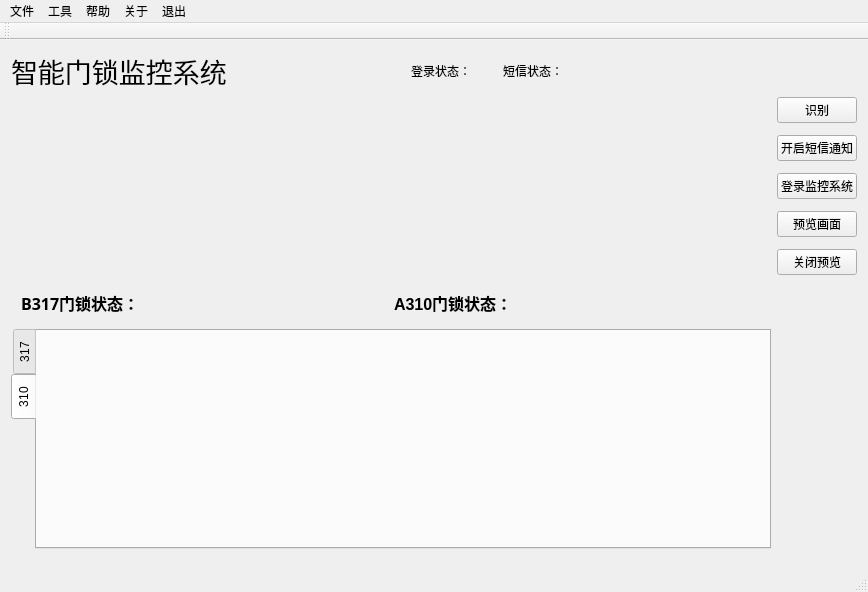
<?xml version="1.0" encoding="UTF-8"?>
<ui version="4.0">
 <class>LockMonitorClass</class>
 <widget class="QMainWindow" name="LockMonitorClass">
  <property name="geometry">
   <rect>
    <x>0</x>
    <y>0</y>
    <width>868</width>
    <height>592</height>
   </rect>
  </property>
  <property name="sizePolicy">
   <sizepolicy hsizetype="Preferred" vsizetype="MinimumExpanding">
    <horstretch>0</horstretch>
    <verstretch>0</verstretch>
   </sizepolicy>
  </property>
  <property name="windowTitle">
   <string>门锁监控</string>
  </property>
  <property name="windowIcon">
   <iconset>
    <normaloff>:/aa/Resources/ico.ico</normaloff>:/aa/Resources/ico.ico</iconset>
  </property>
  <property name="documentMode">
   <bool>false</bool>
  </property>
  <widget class="QWidget" name="centralWidget">
   <layout class="QGridLayout" name="gridLayout">
    <item row="0" column="0">
     <layout class="QHBoxLayout" name="horizontalLayout">
      <property name="spacing">
       <number>0</number>
      </property>
      <property name="sizeConstraint">
       <enum>QLayout::SetMinAndMaxSize</enum>
      </property>
      <property name="rightMargin">
       <number>0</number>
      </property>
      <item>
       <widget class="QLabel" name="label_logo">
        <property name="minimumSize">
         <size>
          <width>400</width>
          <height>0</height>
         </size>
        </property>
        <property name="font">
         <font>
          <family>黑体</family>
          <pointsize>20</pointsize>
         </font>
        </property>
        <property name="text">
         <string>智能门锁监控系统</string>
        </property>
       </widget>
      </item>
      <item>
       <widget class="QLabel" name="label">
        <property name="enabled">
         <bool>true</bool>
        </property>
        <property name="sizePolicy">
         <sizepolicy hsizetype="Fixed" vsizetype="Fixed">
          <horstretch>0</horstretch>
          <verstretch>0</verstretch>
         </sizepolicy>
        </property>
        <property name="minimumSize">
         <size>
          <width>60</width>
          <height>32</height>
         </size>
        </property>
        <property name="styleSheet">
         <string notr="true">font: 9pt &quot;等线&quot;;
font: 11pt &quot;Arial&quot;;</string>
        </property>
        <property name="text">
         <string>登录状态：</string>
        </property>
       </widget>
      </item>
      <item>
       <widget class="QLabel" name="label_connected_status">
        <property name="enabled">
         <bool>true</bool>
        </property>
        <property name="sizePolicy">
         <sizepolicy hsizetype="Maximum" vsizetype="Fixed">
          <horstretch>0</horstretch>
          <verstretch>0</verstretch>
         </sizepolicy>
        </property>
        <property name="minimumSize">
         <size>
          <width>32</width>
          <height>32</height>
         </size>
        </property>
        <property name="maximumSize">
         <size>
          <width>32</width>
          <height>16777215</height>
         </size>
        </property>
        <property name="sizeIncrement">
         <size>
          <width>20</width>
          <height>20</height>
         </size>
        </property>
        <property name="baseSize">
         <size>
          <width>32</width>
          <height>32</height>
         </size>
        </property>
        <property name="text">
         <string>&lt;html&gt;&lt;head/&gt;&lt;body&gt;&lt;p align=&quot;justify&quot;&gt;&lt;br/&gt;&lt;/p&gt;&lt;/body&gt;&lt;/html&gt;</string>
        </property>
       </widget>
      </item>
      <item>
       <widget class="QLabel" name="label_2">
        <property name="maximumSize">
         <size>
          <width>80</width>
          <height>16777215</height>
         </size>
        </property>
        <property name="styleSheet">
         <string notr="true">font: 9pt &quot;等线&quot;;
font: 11pt &quot;Arial&quot;;</string>
        </property>
        <property name="text">
         <string>短信状态：</string>
        </property>
       </widget>
      </item>
      <item>
       <widget class="QLabel" name="SMS_status_label">
        <property name="sizePolicy">
         <sizepolicy hsizetype="MinimumExpanding" vsizetype="Preferred">
          <horstretch>0</horstretch>
          <verstretch>0</verstretch>
         </sizepolicy>
        </property>
        <property name="maximumSize">
         <size>
          <width>32</width>
          <height>32</height>
         </size>
        </property>
        <property name="text">
         <string/>
        </property>
       </widget>
      </item>
      <item>
       <spacer name="horizontalSpacer">
        <property name="orientation">
         <enum>Qt::Horizontal</enum>
        </property>
        <property name="sizeHint" stdset="0">
         <size>
          <width>40</width>
          <height>20</height>
         </size>
        </property>
       </spacer>
      </item>
     </layout>
    </item>
    <item row="1" column="1">
     <layout class="QVBoxLayout" name="verticalLayout_2">
      <property name="spacing">
       <number>12</number>
      </property>
      <item>
       <widget class="QPushButton" name="capture_img_button">
        <property name="sizePolicy">
         <sizepolicy hsizetype="Minimum" vsizetype="Minimum">
          <horstretch>0</horstretch>
          <verstretch>0</verstretch>
         </sizepolicy>
        </property>
        <property name="styleSheet">
         <string notr="true"/>
        </property>
        <property name="text">
         <string>识别</string>
        </property>
       </widget>
      </item>
      <item>
       <widget class="QPushButton" name="SMS_button">
        <property name="styleSheet">
         <string notr="true"/>
        </property>
        <property name="text">
         <string>开启短信通知</string>
        </property>
       </widget>
      </item>
      <item>
       <widget class="QPushButton" name="pushButton_3">
        <property name="styleSheet">
         <string notr="true"/>
        </property>
        <property name="text">
         <string>登录监控系统</string>
        </property>
       </widget>
      </item>
      <item>
       <widget class="QPushButton" name="pushButton_strat_preview">
        <property name="styleSheet">
         <string notr="true"/>
        </property>
        <property name="text">
         <string>预览画面</string>
        </property>
       </widget>
      </item>
      <item>
       <widget class="QPushButton" name="pushButton_stop_preview">
        <property name="styleSheet">
         <string notr="true"/>
        </property>
        <property name="text">
         <string>关闭预览</string>
        </property>
       </widget>
      </item>
      <item>
       <spacer name="verticalSpacer_2">
        <property name="orientation">
         <enum>Qt::Vertical</enum>
        </property>
        <property name="sizeType">
         <enum>QSizePolicy::Expanding</enum>
        </property>
        <property name="sizeHint" stdset="0">
         <size>
          <width>20</width>
          <height>20</height>
         </size>
        </property>
       </spacer>
      </item>
     </layout>
    </item>
    <item row="1" column="0">
     <layout class="QVBoxLayout" name="verticalLayout" stretch="20,1,10">
      <property name="bottomMargin">
       <number>10</number>
      </property>
      <item>
       <layout class="QHBoxLayout" name="horizontalLayout_2">
        <property name="spacing">
         <number>6</number>
        </property>
        <property name="sizeConstraint">
         <enum>QLayout::SetDefaultConstraint</enum>
        </property>
        <property name="bottomMargin">
         <number>0</number>
        </property>
        <item>
         <widget class="QLabel" name="frameLabel">
          <property name="enabled">
           <bool>true</bool>
          </property>
          <property name="sizePolicy">
           <sizepolicy hsizetype="Expanding" vsizetype="Expanding">
            <horstretch>100</horstretch>
            <verstretch>100</verstretch>
           </sizepolicy>
          </property>
          <property name="minimumSize">
           <size>
            <width>320</width>
            <height>180</height>
           </size>
          </property>
          <property name="maximumSize">
           <size>
            <width>16000</width>
            <height>9000</height>
           </size>
          </property>
          <property name="sizeIncrement">
           <size>
            <width>100</width>
            <height>100</height>
           </size>
          </property>
          <property name="cursor">
           <cursorShape>CrossCursor</cursorShape>
          </property>
          <property name="mouseTracking">
           <bool>false</bool>
          </property>
          <property name="text">
           <string/>
          </property>
          <property name="textFormat">
           <enum>Qt::AutoText</enum>
          </property>
          <property name="scaledContents">
           <bool>true</bool>
          </property>
          <property name="alignment">
           <set>Qt::AlignCenter</set>
          </property>
          <property name="wordWrap">
           <bool>false</bool>
          </property>
          <property name="buddy">
           <cstring>frameLabel</cstring>
          </property>
         </widget>
        </item>
        <item>
         <widget class="QLabel" name="frameLabel_2">
          <property name="sizePolicy">
           <sizepolicy hsizetype="Expanding" vsizetype="Expanding">
            <horstretch>100</horstretch>
            <verstretch>100</verstretch>
           </sizepolicy>
          </property>
          <property name="minimumSize">
           <size>
            <width>320</width>
            <height>180</height>
           </size>
          </property>
          <property name="maximumSize">
           <size>
            <width>16000</width>
            <height>9000</height>
           </size>
          </property>
          <property name="sizeIncrement">
           <size>
            <width>100</width>
            <height>100</height>
           </size>
          </property>
          <property name="baseSize">
           <size>
            <width>0</width>
            <height>0</height>
           </size>
          </property>
          <property name="cursor">
           <cursorShape>CrossCursor</cursorShape>
          </property>
          <property name="lineWidth">
           <number>0</number>
          </property>
          <property name="text">
           <string/>
          </property>
          <property name="scaledContents">
           <bool>true</bool>
          </property>
          <property name="alignment">
           <set>Qt::AlignCenter</set>
          </property>
          <property name="margin">
           <number>0</number>
          </property>
         </widget>
        </item>
       </layout>
      </item>
      <item>
       <layout class="QHBoxLayout" name="horizontalLayout_3" stretch="0,1,2,1,1,2">
        <property name="sizeConstraint">
         <enum>QLayout::SetMinAndMaxSize</enum>
        </property>
        <property name="leftMargin">
         <number>10</number>
        </property>
        <property name="bottomMargin">
         <number>0</number>
        </property>
        <item>
         <widget class="QLabel" name="label_status_left">
          <property name="sizePolicy">
           <sizepolicy hsizetype="Preferred" vsizetype="Expanding">
            <horstretch>100</horstretch>
            <verstretch>0</verstretch>
           </sizepolicy>
          </property>
          <property name="minimumSize">
           <size>
            <width>120</width>
            <height>40</height>
           </size>
          </property>
          <property name="maximumSize">
           <size>
            <width>75</width>
            <height>16777215</height>
           </size>
          </property>
          <property name="font">
           <font>
            <family>Arial Black</family>
            <pointsize>12</pointsize>
            <weight>75</weight>
            <bold>true</bold>
           </font>
          </property>
          <property name="layoutDirection">
           <enum>Qt::LeftToRight</enum>
          </property>
          <property name="text">
           <string>B317门锁状态：</string>
          </property>
         </widget>
        </item>
        <item>
         <widget class="QLabel" name="label_status_left_png">
          <property name="maximumSize">
           <size>
            <width>30</width>
            <height>30</height>
           </size>
          </property>
          <property name="text">
           <string/>
          </property>
         </widget>
        </item>
        <item>
         <widget class="QLabel" name="label_317">
          <property name="minimumSize">
           <size>
            <width>0</width>
            <height>40</height>
           </size>
          </property>
          <property name="text">
           <string/>
          </property>
         </widget>
        </item>
        <item>
         <widget class="QLabel" name="label_status_right">
          <property name="sizePolicy">
           <sizepolicy hsizetype="Preferred" vsizetype="Fixed">
            <horstretch>100</horstretch>
            <verstretch>0</verstretch>
           </sizepolicy>
          </property>
          <property name="minimumSize">
           <size>
            <width>120</width>
            <height>40</height>
           </size>
          </property>
          <property name="maximumSize">
           <size>
            <width>75</width>
            <height>16777215</height>
           </size>
          </property>
          <property name="font">
           <font>
            <family>Arial</family>
            <pointsize>12</pointsize>
            <weight>75</weight>
            <bold>true</bold>
           </font>
          </property>
          <property name="text">
           <string>A310门锁状态：</string>
          </property>
         </widget>
        </item>
        <item>
         <widget class="QLabel" name="label_status_right_png">
          <property name="minimumSize">
           <size>
            <width>0</width>
            <height>0</height>
           </size>
          </property>
          <property name="maximumSize">
           <size>
            <width>40</width>
            <height>16777215</height>
           </size>
          </property>
          <property name="text">
           <string/>
          </property>
         </widget>
        </item>
        <item>
         <widget class="QLabel" name="label_310">
          <property name="text">
           <string/>
          </property>
         </widget>
        </item>
       </layout>
      </item>
      <item>
       <layout class="QHBoxLayout" name="horizontalLayout_5">
        <item>
         <widget class="QTabWidget" name="tabWidget">
          <property name="minimumSize">
           <size>
            <width>0</width>
            <height>220</height>
           </size>
          </property>
          <property name="tabPosition">
           <enum>QTabWidget::West</enum>
          </property>
          <property name="tabShape">
           <enum>QTabWidget::Rounded</enum>
          </property>
          <property name="currentIndex">
           <number>1</number>
          </property>
          <widget class="QCustomPlot" name="tab_317">
           <attribute name="title">
            <string>317</string>
           </attribute>
          </widget>
          <widget class="QCustomPlot" name="tab_310">
           <attribute name="title">
            <string>310</string>
           </attribute>
          </widget>
         </widget>
        </item>
       </layout>
      </item>
     </layout>
    </item>
   </layout>
  </widget>
  <widget class="QMenuBar" name="menuBar">
   <property name="geometry">
    <rect>
     <x>0</x>
     <y>0</y>
     <width>868</width>
     <height>23</height>
    </rect>
   </property>
   <widget class="QMenu" name="menu">
    <property name="title">
     <string>关于</string>
    </property>
   </widget>
   <widget class="QMenu" name="menu_2">
    <property name="title">
     <string>退出</string>
    </property>
   </widget>
   <widget class="QMenu" name="menu_3">
    <property name="title">
     <string>文件</string>
    </property>
   </widget>
   <widget class="QMenu" name="menu_4">
    <property name="title">
     <string>工具</string>
    </property>
   </widget>
   <widget class="QMenu" name="menu_5">
    <property name="title">
     <string>帮助</string>
    </property>
   </widget>
   <addaction name="menu_3"/>
   <addaction name="menu_4"/>
   <addaction name="menu_5"/>
   <addaction name="menu"/>
   <addaction name="menu_2"/>
  </widget>
  <widget class="QToolBar" name="mainToolBar">
   <attribute name="toolBarArea">
    <enum>TopToolBarArea</enum>
   </attribute>
   <attribute name="toolBarBreak">
    <bool>false</bool>
   </attribute>
  </widget>
  <widget class="QStatusBar" name="statusBar"/>
 </widget>
 <layoutdefault spacing="6" margin="11"/>
 <customwidgets>
  <customwidget>
   <class>QCustomPlot</class>
   <extends>QWidget</extends>
   <header location="global">qcustomplot.h</header>
   <container>1</container>
  </customwidget>
 </customwidgets>
 <resources/>
 <connections/>
</ui>
